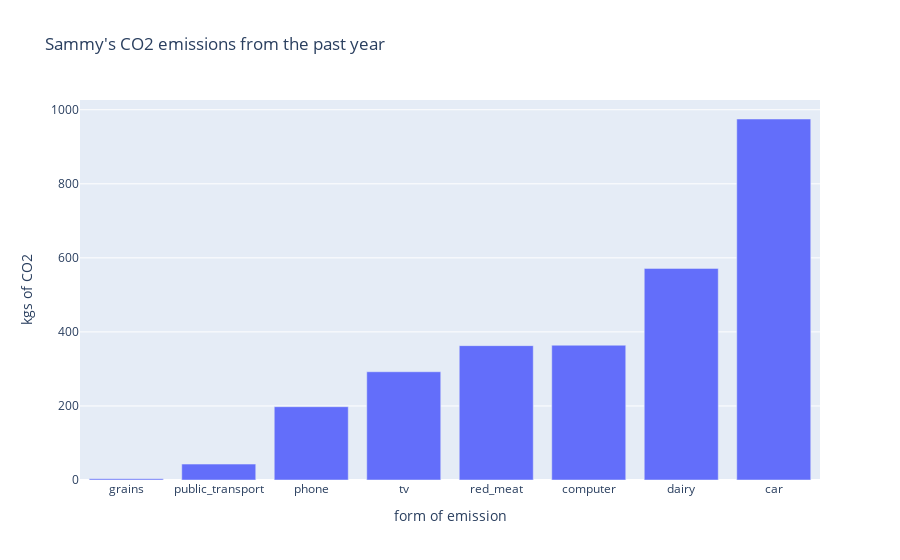
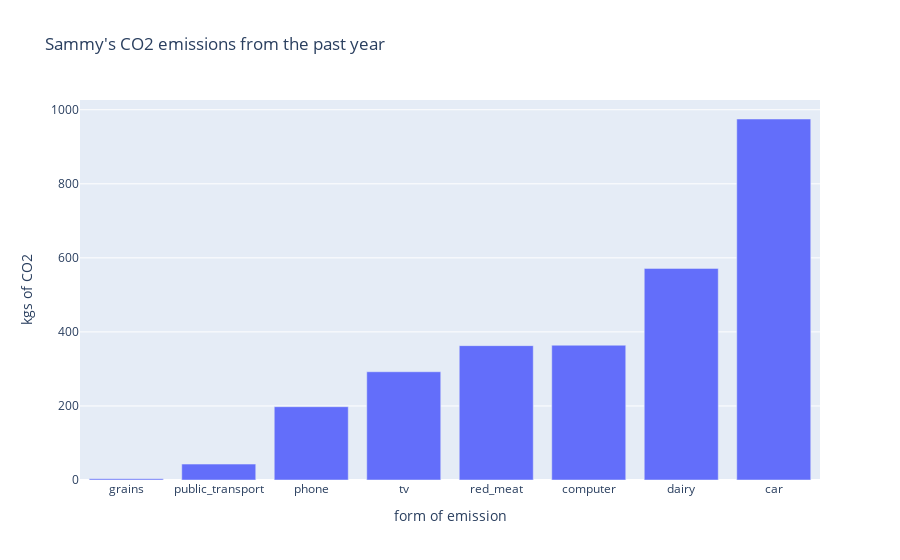
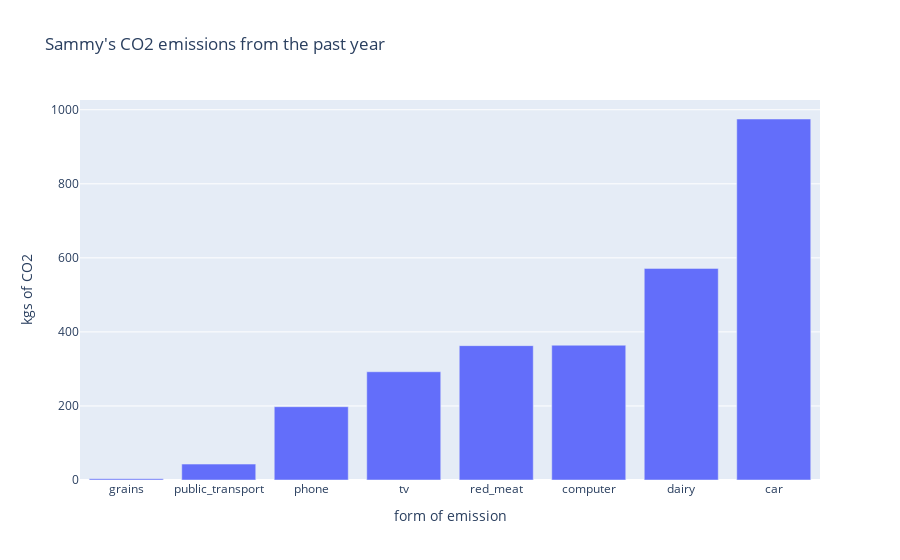

The cell these charts' notebook holds for them, in order:
### Markdown cell above
### Sliders to Update Graph

### Code cell
def create_slider(description:str, value:float, min_val, max_val, step:float)->widgets.FloatSlider:
    return widgets.FloatSlider(
        value=value,
        min=min_val,
        max=max_val,
        step=step,
        description=description,
        layout={"width": "1000px"}
    )

red_meat_slider = create_slider("red_meat", user_value_map["red_meat"], user_value_map["red_meat"]/1.5, user_value_map["red_meat"]*1.5, 10)
grains_slider = create_slider("grains", user_value_map["grains"], user_value_map["grains"]/1.5, user_value_map["grains"]*1.5, 0.5)
dairy_slider = create_slider("dairy", user_value_map["dairy"], user_value_map["dairy"]/1.5, user_value_map["dairy"]*1.5, 10)
phone_slider = create_slider("phone", user_value_map["phone"], user_value_map["phone"]/1.5, user_value_map["phone"]*1.5, 10)
tv_slider = create_slider("tv", user_value_map["tv"], user_value_map["tv"]/1.5, user_value_map["tv"]*1.5, 10)
car_slider = create_slider("car", user_value_map["car"], user_value_map["car"]/1.5, user_value_map["car"]*1.5, 10)
public_transport_slider = create_slider("public_transport", user_value_map["public_transport"], user_value_map["public_transport"]/1.5, user_value_map["public_transport"]*1.5, 5)
computer_slider = create_slider("computer", user_value_map["computer"], user_value_map["computer"]/1.5, user_value_map["computer"]*1.5, 10)


sliders = [red_meat_slider, grains_slider, dairy_slider, phone_slider, tv_slider, computer_slider, car_slider, public_transport_slider]

total = sum([slider.value for slider in sliders])
changed_total = total

changesTextBox = widgets.Text(
    value=f"New Years Resolution Change: {(changed_total/total-1)*100}%",
    disabled=True,
    layout={"width": "1000px"}
)

initialValues = widgets.Text(
    value=f"Car {6.5}, Public Transport {4.3}",
    disabled=True,
    layout={"width": "1000px"}
)

updateGraphBtn = widgets.Button(
    description="Update Graph",
)

def on_slider_change(change):
    global changed_total
    diff = change['new'] - change['old']
    changed_total += diff
    changesTextBox.value = f"New Years Resolution Change: {(changed_total/total-1)*100}%"


def graphUpdate(btn):
    for slider in sliders:
        user_value_map[slider.description] = slider.value
    build_graph(user_value_map)

updateGraphBtn.on_click(graphUpdate)


for slider in sliders:
    slider.observe(on_slider_change, 'value')

all_widgets = sliders + [changesTextBox, initialValues, updateGraphBtn]

build_graph(user_value_map)
widgets.VBox(
    all_widgets,
)

### Figure 1 — Plotly figure (JSON) as saved in the notebook; plotly's stock layout.template omitted (floating-point values rounded to 4 significant figures)
{"data": [{"alignmentgroup": "True", "hovertemplate": "form of emission=%{x}<br>kgs of CO2=%{y}<extra></extra>", "legendgroup": "", "marker": {"color": "#636efa", "pattern": {"shape": ""}}, "name": "", "offsetgroup": "", "orientation": "v", "showlegend": false, "textposition": "auto", "type": "bar", "x": ["red_meat", "grains", "dairy", "phone", "tv", "computer", "car", "public_transport"], "xaxis": "x", "y": [362.9, 3.357, 571.5, 198, 292.4, 364, 975, 43], "yaxis": "y"}], "layout": {"barmode": "relative", "legend": {"tracegroupgap": 0}, "title": {"text": "Sammy's CO2 emissions from the past year"}, "xaxis": {"anchor": "y", "categoryorder": "total ascending", "domain": [0, 1], "title": {"text": "form of emission"}}, "yaxis": {"anchor": "x", "domain": [0, 1], "title": {"text": "kgs of CO2"}}}}

### Figure 2 — Plotly figure (JSON) as saved in the notebook; plotly's stock layout.template omitted (floating-point values rounded to 4 significant figures)
{"data": [{"alignmentgroup": "True", "hovertemplate": "form of emission=%{x}<br>kgs of CO2=%{y}<extra></extra>", "legendgroup": "", "marker": {"color": "#636efa", "pattern": {"shape": ""}}, "name": "", "offsetgroup": "", "orientation": "v", "showlegend": false, "textposition": "auto", "type": "bar", "x": ["red_meat", "grains", "dairy", "phone", "tv", "computer", "car", "public_transport"], "xaxis": "x", "y": [362.9, 3.357, 571.5, 198, 292.4, 364, 975, 43], "yaxis": "y"}], "layout": {"barmode": "relative", "legend": {"tracegroupgap": 0}, "title": {"text": "Sammy's CO2 emissions from the past year"}, "xaxis": {"anchor": "y", "categoryorder": "total ascending", "domain": [0, 1], "title": {"text": "form of emission"}}, "yaxis": {"anchor": "x", "domain": [0, 1], "title": {"text": "kgs of CO2"}}}}

### Figure 3 — Plotly figure (JSON) as saved in the notebook; plotly's stock layout.template omitted (floating-point values rounded to 4 significant figures)
{"data": [{"alignmentgroup": "True", "hovertemplate": "form of emission=%{x}<br>kgs of CO2=%{y}<extra></extra>", "legendgroup": "", "marker": {"color": "#636efa", "pattern": {"shape": ""}}, "name": "", "offsetgroup": "", "orientation": "v", "showlegend": false, "textposition": "auto", "type": "bar", "x": ["red_meat", "grains", "dairy", "phone", "tv", "computer", "car", "public_transport"], "xaxis": "x", "y": [362.9, 3.357, 571.5, 198, 292.4, 364, 975, 43], "yaxis": "y"}], "layout": {"barmode": "relative", "legend": {"tracegroupgap": 0}, "title": {"text": "Sammy's CO2 emissions from the past year"}, "xaxis": {"anchor": "y", "categoryorder": "total ascending", "domain": [0, 1], "title": {"text": "form of emission"}}, "yaxis": {"anchor": "x", "domain": [0, 1], "title": {"text": "kgs of CO2"}}}}
